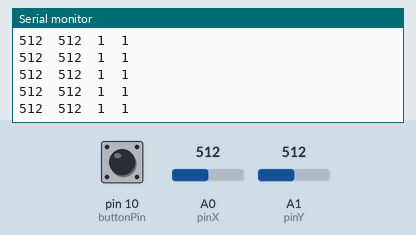
Simulated run of this sketch. Board: Arduino Uno, built with avr-gcc and run on an emulated ATmega328P. Parts: the last lines printed to the serial monitor. The inputs (shaded band) are chosen by the test bench; at power-on: A0 (pinX) = 512, A1 (pinY) = 512, pin 10 (buttonPin) HIGH.

Above: at 1.2 s.
1.3 s: A0 (pinX) set to 107
At 2.0 s:
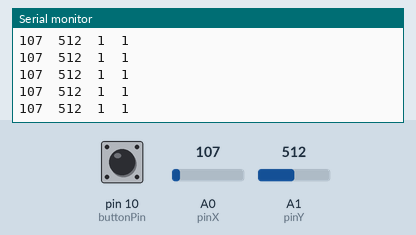
4.3 s: A0 (pinX) set to 92
At 5.1 s:
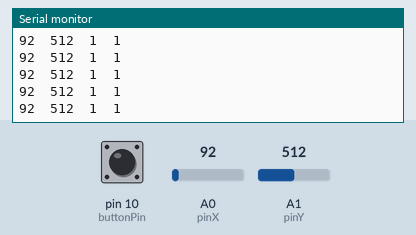
5.8 s: A0 (pinX) set to 11
At 6.8 s:
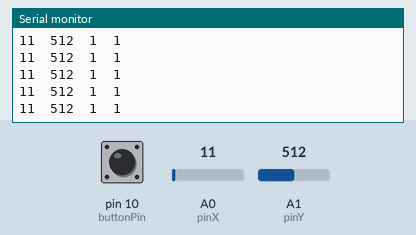
7.3 s: A0 (pinX) set to 8
At 8.2 s:
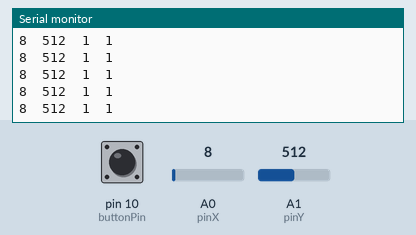
10.3 s: A1 (pinY) set to 109
At 11.4 s:
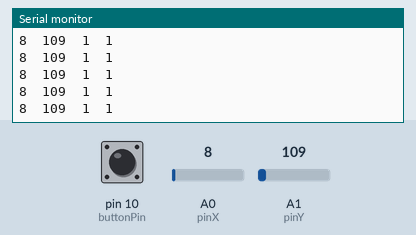
11.8 s: A1 (pinY) set to 92
At 12.4 s:
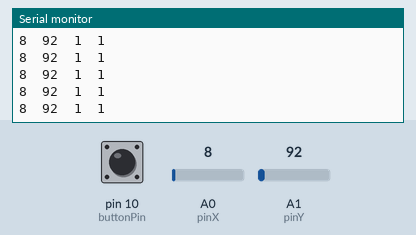
Timing chart, 0 to 14.3 s (numbered marks = the images above; inputs shaded):
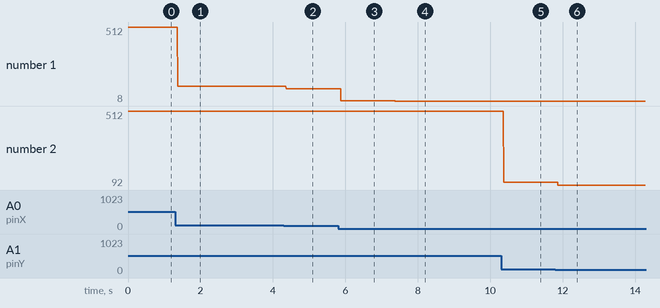

The sketch:

Control7SegmentWithJoystick.ino
```cpp
const int pinA = 2;
const int pinB = 3;
const int pinC = 4;
const int pinD = 5;
const int pinE = 6;
const int pinF = 7;
const int pinG = 8;
const int pinDP = 9;

const int segSize = 8;
const int noOfDigits = 10;

int index = 0;
int state = HIGH;
int dpState = LOW;

const int pinX = A0;
const int pinY = A1;
const int buttonPin = 10;
const int millisToWait = 300;

const int highX = 800;
const int lowX = 200;

int xAxis;
int yAxis;
int buttonState;
int lastButtonState = HIGH;

unsigned long int lastMillis = 0;

int segments[] = {
  pinA, pinB, pinC, pinD, pinE, pinF, pinG, pinDP
};

byte digitMatrix[noOfDigits][segSize - 1] = {
// a  b  c  d  e  f  g
  {1, 1, 1, 1, 1, 1, 0}, // 0
  {0, 1, 1, 0, 0, 0, 0}, // 1
  {1, 1, 0, 1, 1, 0, 1}, // 2
  {1, 1, 1, 1, 0, 0, 1}, // 3
  {0, 1, 1, 0, 0, 1, 1}, // 4
  {1, 0, 1, 1, 0, 1, 1}, // 5
  {1, 0, 1, 1, 1, 1, 1}, // 6
  {1, 1, 1, 0, 0, 0, 0}, // 7
  {1, 1, 1, 1, 1, 1, 1}, // 8
  {1, 1, 1, 1, 0, 1, 1}  // 9
};

void displayNumber(byte digit, byte decimalPoint) {
  for(int i = 0; i < segSize - 1; ++i) {
    digitalWrite(segments[i], digitMatrix[digit][i]);
  }
  digitalWrite(segments[segSize - 1], decimalPoint);
}

void setup() {
//  pinMode(pinX, INPUT);
//  pinMode(pinY, INPUT);
  pinMode(buttonPin, INPUT_PULLUP);
  Serial.begin(9600);
}

void loop() {
  xAxis = analogRead(pinX);
  yAxis = analogRead(pinY);
  buttonState = digitalRead(buttonPin);
  Serial.print(xAxis);
  Serial.print("\t");
  Serial.print(yAxis);
  Serial.print("\t");
  Serial.print(buttonState);
  Serial.print("\t");
  Serial.print(lastButtonState);
  Serial.print("\n");
  if (xAxis >= highX && millis() - lastMillis > millisToWait) {
    ++ index;
    if (index == noOfDigits) {
      index = 0;
    }
    lastMillis = millis();
  }
  if (xAxis <= lowX && millis() - lastMillis > millisToWait) {
    -- index;
    if (index < 0) {
      index = noOfDigits - 1;
    }
    lastMillis = millis();
  }
  if (buttonState != lastButtonState){
    if (buttonState == LOW) {
      dpState = !dpState;
    }
    lastButtonState = buttonState;
  }
  displayNumber(index, dpState);
}
```

Measured:
- after the input at 1.3 s, the serial monitor: prints a new line after 0.07 s (image 1)
- after the input at 4.3 s, the serial monitor: prints a new line after 0.07 s (image 2)
- after the input at 5.8 s, the serial monitor: prints a new line after 0.08 s (image 3)
- after the input at 7.3 s, the serial monitor: prints a new line after 0.08 s (image 4)
- after the input at 10.3 s, the serial monitor: prints a new line after 0.07 s (image 5)
- after the input at 11.8 s, the serial monitor: prints a new line after 0.07 s (image 6)
- plotted number 1: 512 → 107 after the input at 1.3 s, 107 → 92 after the input at 4.3 s, 92 → 11 after the input at 5.8 s, 11 → 8 after the input at 7.3 s
- plotted number 2: 512 → 109 after the input at 10.3 s, 109 → 92 after the input at 11.8 s
